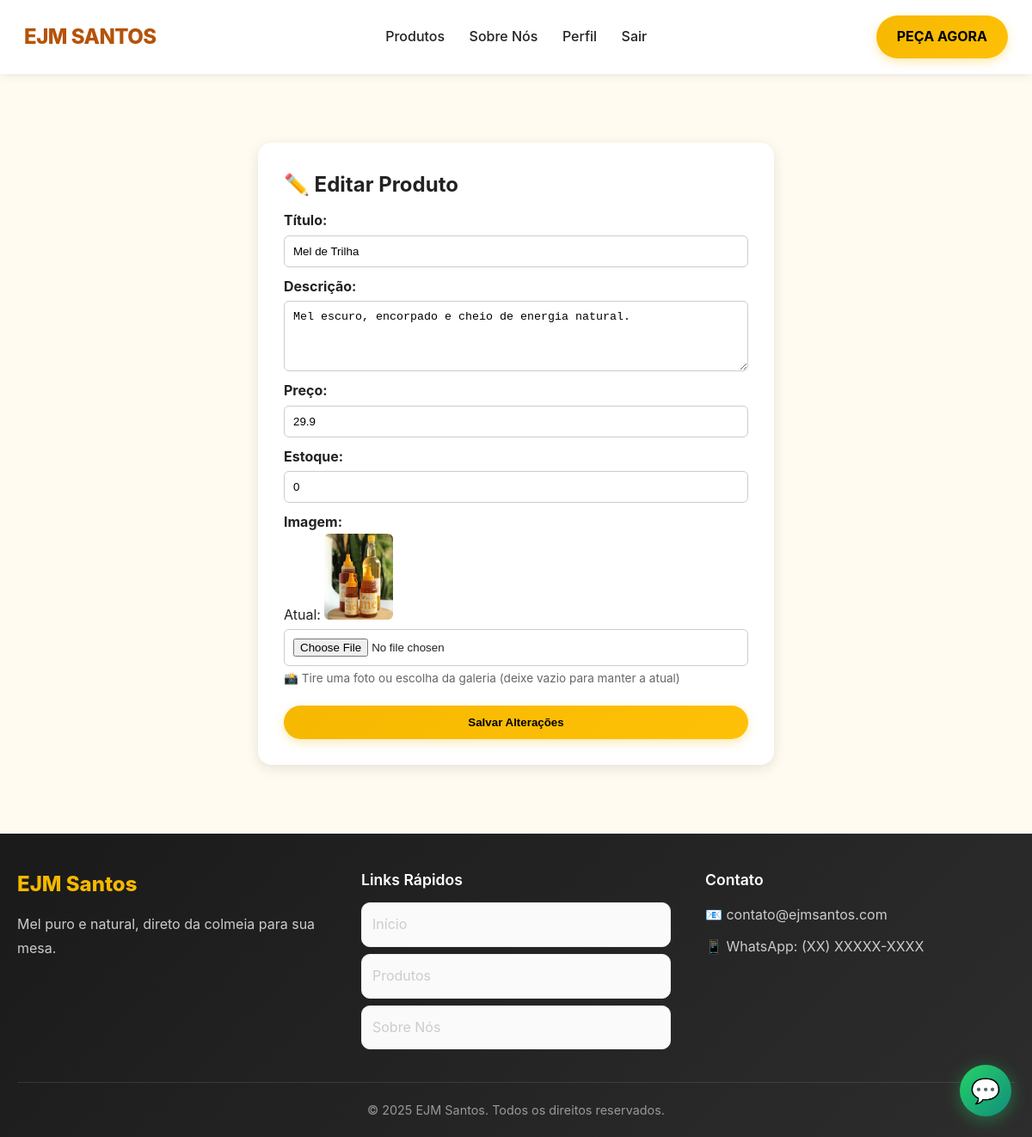
Page /admin/editar/4 (signed in) on the committed database.
### app/models/product.py (models this page shows, shortened)
    class Product(db.Model):
        __tablename__ = 'product'
        id = db.Column(db.Integer, primary_key=True)
        titulo = db.Column(db.String(120), nullable=False)
        descricao = db.Column(db.Text)
        preco = db.Column(db.Float, nullable=False)
        imagem = db.Column(db.String(256))
        estoque = db.Column(db.Integer, default=0, nullable=False)
        created_at = db.Column(db.DateTime, default=datetime.utcnow)
        order_items = db.relationship('OrderItem', backref='product', lazy=True)
        reviews = db.relationship('Review', backref='product', lazy=True)
        cart_items = db.relationship('CartItem', backref='product', lazy=True)

### app/routes/admin.py (the view, shortened to what this page needs)
@admin_bp.route("/editar/<int:pid>", methods=["GET", "POST"])
@admin_required
def admin_editar_produto(pid):
    from app.utils import Validator
    p = Product.query.get_or_404(pid)
    return render_template("admin_editar.html", produto=p)

### app/routes/admin.py (called while the page is built)
def admin_required(f):
    from functools import wraps
    @wraps(f)
    def decorated(*args, **kwargs):
        user_id = session.get("user_id")
        if not user_id:
            logger.warning(f"Tentativa de acesso admin sem login - IP: {request.remote_addr}")
            return redirect("/login")
        user = User.query.get(user_id)
        if not user or not user.is_admin:
            logger.warning(f"Tentativa de acesso admin negada - User ID: {user_id}")
            return render_template("erro.html", mensagem="Acesso negado: apenas administradores."), 403
        return f(*args, **kwargs)
    return decorated

### app/utils/security.py (called while the page is built, shortened)
def get_security_headers(app_config):
    is_production = app_config.get('ENV') == 'production'
    headers = {
        'X-Content-Type-Options': 'nosniff',
        'X-Frame-Options': 'SAMEORIGIN',
        'X-XSS-Protection': '1; mode=block',
        'Referrer-Policy': 'strict-origin-when-cross-origin',
        'Permissions-Policy': (
            'geolocation=(), '
            'microphone=(), '
            'camera=(), '
            'payment=(self), '
            'usb=(), '
            'magnetometer=(), '
            'gyroscope=(), '
            'accelerometer=()'
        ),
    }
    if is_production:
        headers['Strict-Transport-Security'] = (
            'max-age=31536000; '  # 1 ano
            'includeSubDomains; '
            'preload'
        )
    csp = get_content_security_policy(app_config)
    headers['Content-Security-Policy'] = csp
    return headers

def apply_security_headers(response, app_config):
    headers = get_security_headers(app_config)
    for header, value in headers.items():
        response.headers[header] = value
    return response

### app_new.py (called while the page is built)
@app.after_request
def security_headers(response):
    return apply_security_headers(response, app.config)

### templates/admin_editar.html (shortened to what this page needs)
{% extends "base.html" %}
{% block content %}
<section class="admin-form">
  <div class="admin-form-box">
    <h2>✏️ Editar Produto</h2>
    <form method="POST" enctype="multipart/form-data">
      <label>Título:</label>
      <input type="text" name="titulo" value="{{ produto.titulo }}" required>
      <label>Descrição:</label>
      <textarea name="descricao" rows="4">{{ produto.descricao }}</textarea>
      <label>Preço:</label>
      <input type="number" name="preco" step="0.01" value="{{ produto.preco }}" required>
      <label>Estoque:</label>
      <input type="number" name="estoque" min="0" value="{{ produto.estoque }}" required>
      <label>Imagem:</label>
      {% if produto.imagem %}
        <p>Atual: <img src="/static/{{ produto.imagem }}" alt="{{ produto.titulo }}" width="80" style="border-radius: 6px; object-fit: cover;"></p>
      {% endif %}
      <input type="file" name="imagem" accept="image/*" capture="environment" id="input-imagem">
      <small style="color: #666; font-size: 0.85rem; margin-top: 4px; display: block;">
        📸 Tire uma foto ou escolha da galeria (deixe vazio para manter a atual)
      </small>
      <button type="submit" class="botao-topo">Salvar Alterações</button>
    </form>
  </div>
</section>
{% endblock %}

### static/css/style.css (style rules this page uses)
* { box-sizing: border-box; margin: 0; padding: 0; }
html { scroll-behavior: smooth; }
:root { --cor-primaria: #D97706; --cor-secundaria: #F6B800; --cor-mel: #B45309; --cor-mel-escuro: #92400E; --cor-texto: #222; --cor-texto-claro: #666; --cor-fundo: #FFFBF0; --cor-card: #fff; --sombra-leve: 0 2px 8px rgba(0, 0, 0, 0.06); --sombra-media: 0 4px 16px rgba(0, 0, 0, 0.1); --sombra-forte: 0 8px 24px rgba(0, 0, 0, 0.15); --border-radius: 12px; --transicao: all 0.3s cubic-bezier(0.4, 0, 0.2, 1); }
body { font-family: 'Inter', -apple-system, BlinkMacSystemFont, 'Segoe UI', 'Roboto', sans-serif; background: var(--cor-fundo); color: var(--cor-texto); line-height: 1.6; min-height: 100vh; display: flex; flex-direction: column; -webkit-font-smoothing: antialiased; -moz-osx-font-smoothing: grayscale; }
.botao-topo { background: linear-gradient(135deg, var(--cor-secundaria), #FFC107); color: #000; padding: 12px 24px; border-radius: 25px; font-weight: 700; box-shadow: 0 4px 12px rgba(246, 184, 0, 0.3); transition: var(--transicao); border: none; cursor: pointer; }
section { padding: 40px 0; }

### templates/admin_editar.html (style rules this page uses)
.admin-form-box { background: #fff; padding: 30px; border-radius: 16px; max-width: 600px; margin: 40px auto; box-shadow: 0 4px 15px rgba(0,0,0,0.1); }
form { display: flex; flex-direction: column; }
label { margin-top: 10px; font-weight: bold; }
input, textarea { padding: 10px; border-radius: 6px; border: 1px solid #ccc; margin-top: 4px; }
button { margin-top: 20px; }

### rows in the picture
Product: titulo "Mel de Trilha", descricao "Mel escuro, encorpado e cheio de energia natural.", preco "29.9", estoque "0", imagem (picture)
